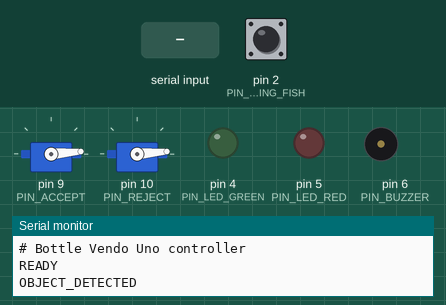
Recording of a program running on a simulated Arduino Uno, built with avr-gcc and run on an emulated ATmega328P. On the bench: 2 × servo, output pins drawn as LEDs (lit = HIGH), buzzer (waves = sounding), the last lines printed to the serial monitor. The inputs (shaded band) are chosen by the test bench; at power-on: pin 2 (PIN_FLYING_FISH) HIGH.

Above: at 1.4 s.
1.5 s: "ACCEPT\n" received over Serial
At 1.57 s:
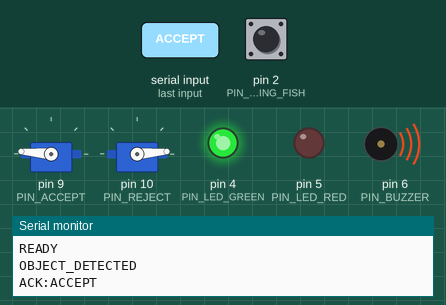
At 2.0 s:
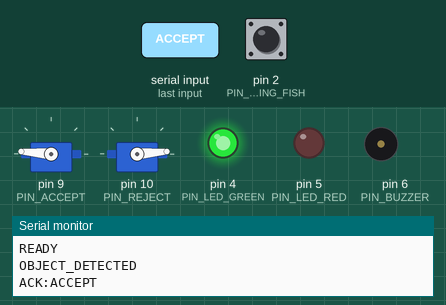
4.5 s: "PING\n" received over Serial
6.0 s: "RESET\n" received over Serial
7.5 s: "REJECT\n" received over Serial
At 8.2 s:
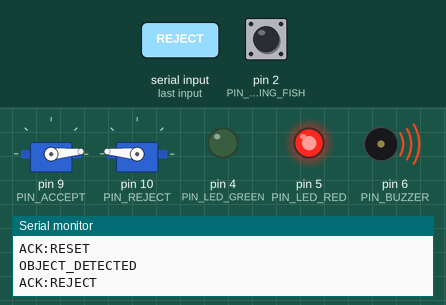
Timing chart, 0 to 10.8 s (numbered marks = the images above; inputs shaded):
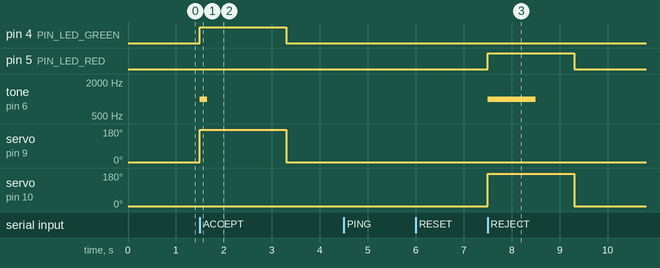

The program:

main.cpp
```cpp
#include <Arduino.h>

#include "config.h"
#include "servos.h"

// =====================================================================
// Bottle Wi-Fi Vendo — Arduino Uno controller
//
//   IDLE --IR blocked+debounced--> OBJECT_DETECTED --send-->  WAITING_FOR_AI
//   WAITING_FOR_AI --rx ACCEPT--> ACCEPTING   --seq done--> COOLDOWN --> IDLE
//   WAITING_FOR_AI --rx REJECT--> REJECTING   --seq done--> COOLDOWN --> IDLE
//   WAITING_FOR_AI --timeout---> REJECTING (fail-safe)
//   any state --rx RESET-------> IDLE
//
// Serial protocol (USB @ 115200, LF-terminated ASCII):
//   Arduino -> Pi : READY | OBJECT_DETECTED | SERVO_COMPLETE | ERROR:<msg>
//                   PONG | ACK:ACCEPT | ACK:REJECT | ACK:RESET
//   Pi -> Arduino : PING | ACCEPT | REJECT | RESET
// Lines beginning with '#' are human-readable debug the Pi ignores.
// =====================================================================

enum class State : uint8_t {
  Idle = 0,
  ObjectDetected,
  WaitingForAi,
  Accepting,
  Rejecting,
  Cooldown,
  Error,
};

static State    g_state = State::Idle;
static String   g_line;
static uint32_t g_aiDeadlineMs = 0;
static uint32_t g_cooldownUntilMs = 0;

// IR debounce / re-arm state
static bool     g_fishLatched = false;
static uint32_t g_blockedSinceMs = 0;
static uint32_t g_rearmAfterMs = 0;

// ---------------- protocol emit helpers ----------------
static void emit(const __FlashStringHelper *msg) { Serial.println(msg); }
static void emitError(const __FlashStringHelper *msg) {
  Serial.print(F("ERROR:"));
  Serial.println(msg);
}
static void comment(const __FlashStringHelper *msg) {
  Serial.print(F("# "));
  Serial.println(msg);
}

// ---------------- IR sensor ----------------
static bool fishBlocked() {
  int v = digitalRead(PIN_FLYING_FISH);
  return FLYING_FISH_ACTIVE_LOW ? (v == LOW) : (v == HIGH);
}

// Returns true once when a debounced, re-armed object insertion is confirmed.
static bool fishTriggered() {
  if ((int32_t)(millis() - g_rearmAfterMs) < 0) {
    return false;
  }
  const uint32_t now = millis();
  if (!fishBlocked()) {
    g_fishLatched = false;
    g_blockedSinceMs = 0;
    return false;
  }
  if (!g_fishLatched) {
    g_fishLatched = true;
    g_blockedSinceMs = now;
    return false;
  }
  if (now - g_blockedSinceMs < FISH_HOLD_MS) {
    return false;
  }
  g_fishLatched = false;
  g_rearmAfterMs = now + FISH_REARM_MS;
  return true;
}

static void goIdle() {
  servosForceIdle();
  g_state = State::Idle;
  g_fishLatched = false;
  g_blockedSinceMs = 0;
}

// ---------------- command handling (Pi -> Arduino) ----------------
static void printStatus() {
  comment(F("STATUS"));
  Serial.print(F("# state="));
  Serial.println((int)g_state);
  Serial.print(F("# ir_raw="));
  Serial.print(digitalRead(PIN_FLYING_FISH));
  Serial.print(F(" blocked="));
  Serial.println(fishBlocked() ? 1 : 0);
  Serial.print(F("# servos_busy="));
  Serial.println(servosBusy() ? 1 : 0);
}

static void handleCommand(String cmd) {
  cmd.trim();
  cmd.toUpperCase();
  if (cmd.length() == 0 || cmd[0] == '#') {
    return;
  }

  if (cmd == "PING") {
    emit(F("PONG"));
    return;
  }

  if (cmd == "RESET") {
    Serial.println(F("ACK:RESET"));
    goIdle();
    return;
  }

  if (cmd == "ACCEPT") {
    if (g_state == State::WaitingForAi) {
      Serial.println(F("ACK:ACCEPT"));
      servosStartAccept();
      g_state = State::Accepting;
    } else {
      emitError(F("STATE"));
    }
    return;
  }

  if (cmd == "REJECT") {
    if (g_state == State::WaitingForAi) {
      Serial.println(F("ACK:REJECT"));
      servosStartReject();
      g_state = State::Rejecting;
    } else {
      emitError(F("STATE"));
    }
    return;
  }

  // ---- debug-only helpers over the same USB serial ----
  if (DEBUG_COMMANDS && (cmd == "TRIGGER" || cmd == "FISH")) {
    if (g_state == State::Idle) {
      g_rearmAfterMs = millis() + FISH_REARM_MS;
      g_state = State::ObjectDetected;
    } else {
      comment(F("not idle"));
    }
    return;
  }
  if (DEBUG_COMMANDS && cmd == "STATUS") {
    printStatus();
    return;
  }
  // Bench test: run a servo sequence from ANY state, bypassing the handshake.
  if (DEBUG_COMMANDS && (cmd == "TESTACCEPT" || cmd == "TESTREJECT")) {
    if (servosBusy()) {
      comment(F("servos busy"));
      return;
    }
    if (cmd == "TESTACCEPT") {
      comment(F("test accept"));
      servosStartAccept();
      g_state = State::Accepting;
    } else {
      comment(F("test reject"));
      servosStartReject();
      g_state = State::Rejecting;
    }
    return;
  }

  // Unknown line: ignore (keeps the protocol robust to noise).
  if (DEBUG_COMMANDS) {
    Serial.print(F("# unknown: "));
    Serial.println(cmd);
  }
}

static void pollLine() {
  while (Serial.available()) {
    char c = (char)Serial.read();
    if (c == '\n' || c == '\r') {
      if (g_line.length()) {
        handleCommand(g_line);
        g_line = "";
      }
    } else if (g_line.length() < SERIAL_LINE_MAX) {
      g_line += c;
    } else {
      g_line = "";  // overflow -> drop line
    }
  }
}

// ---------------- setup / loop ----------------
void setup() {
  Serial.begin(PI_BAUD);
  pinMode(PIN_FLYING_FISH, INPUT_PULLUP);
  servosBegin();
  delay(200);
  comment(F("Bottle Vendo Uno controller"));
  emit(F("READY"));
}

void loop() {
  servosLoop();
  pollLine();

  switch (g_state) {
    case State::Idle:
      if (fishTriggered()) {
        g_state = State::ObjectDetected;
      }
      break;

    case State::ObjectDetected:
      emit(F("OBJECT_DETECTED"));
      g_aiDeadlineMs = millis() + AI_RESPONSE_TIMEOUT_MS;
      g_state = State::WaitingForAi;
      break;

    case State::WaitingForAi:
      if ((int32_t)(millis() - g_aiDeadlineMs) >= 0) {
        emitError(F("AI_TIMEOUT"));  // fail safe: reject so the chute cannot jam
        servosStartReject();
        g_state = State::Rejecting;
      }
      break;

    case State::Accepting:
    case State::Rejecting:
      if (servosConsumeComplete()) {
        emit(F("SERVO_COMPLETE"));
        g_cooldownUntilMs = millis() + COOLDOWN_MS;
        g_state = State::Cooldown;
      }
      break;

    case State::Cooldown:
      // Wait out the cooldown AND for the beam to clear before re-arming.
      if ((int32_t)(millis() - g_cooldownUntilMs) >= 0 && !fishBlocked()) {
        goIdle();
      }
      break;

    case State::Error:
      // Recoverable only via RESET.
      break;
  }
}
```

servos.h
```cpp
#pragma once

#include <Arduino.h>

// Non-blocking servo + LED + buzzer control for the accept/reject sequences.
// A sequence: move dump servo, turn on its LED, beep (short=accept, long=reject),
// hold at dump angle SERVO_HOLD_MS, return to idle, LED off, then report done.
// Call servosLoop() every iteration of loop(); poll servosConsumeComplete()
// to learn when a sequence has just finished (to emit SERVO_COMPLETE).

void servosBegin();

// Start an accept sequence (green LED, short beep, accept servo dump/return).
void servosStartAccept();

// Start a reject sequence (red LED, long beep, reject servo dump/return).
void servosStartReject();

// Drive timing/return-to-idle. Non-blocking; call frequently.
void servosLoop();

// True while a sequence is running (servo not yet returned to idle).
bool servosBusy();

// Returns true exactly once, right after a sequence finishes.
bool servosConsumeComplete();

// Immediately return everything to idle (servos idle, LEDs off, buzzer off).
// Used by RESET and on boot.
void servosForceIdle();
```

servos.cpp
```cpp
#include "servos.h"
#include "config.h"

#include <Servo.h>

static Servo acceptServo;
static Servo rejectServo;

enum class Seq : uint8_t { None = 0, Accept, Reject };

static Seq      g_seq = Seq::None;
static uint32_t g_holdUntilMs = 0;   // when to return servo to idle
static uint32_t g_beepUntilMs = 0;   // when to silence the buzzer
static bool     g_beeping = false;
static bool     g_justCompleted = false;

static void indicatorsOff() {
  digitalWrite(PIN_LED_GREEN, LOW);
  digitalWrite(PIN_LED_RED, LOW);
  noTone(PIN_BUZZER);
  digitalWrite(PIN_BUZZER, LOW);
  g_beeping = false;
}

static void beginBeep(uint32_t durationMs) {
  tone(PIN_BUZZER, BUZZER_HZ);
  g_beeping = true;
  g_beepUntilMs = millis() + durationMs;
}

void servosBegin() {
  pinMode(PIN_LED_GREEN, OUTPUT);
  pinMode(PIN_LED_RED, OUTPUT);
  pinMode(PIN_BUZZER, OUTPUT);
  indicatorsOff();
  acceptServo.attach(PIN_ACCEPT);
  rejectServo.attach(PIN_REJECT);
  servosForceIdle();
}

void servosStartAccept() {
  rejectServo.write(REJECT_IDLE);
  acceptServo.write(ACCEPT_DUMP);
  digitalWrite(PIN_LED_RED, LOW);
  digitalWrite(PIN_LED_GREEN, HIGH);
  beginBeep(ACCEPT_BEEP_MS);
  g_seq = Seq::Accept;
  g_holdUntilMs = millis() + SERVO_HOLD_MS;
}

void servosStartReject() {
  acceptServo.write(ACCEPT_IDLE);
  rejectServo.write(REJECT_DUMP);
  digitalWrite(PIN_LED_GREEN, LOW);
  digitalWrite(PIN_LED_RED, HIGH);
  beginBeep(REJECT_BEEP_MS);
  g_seq = Seq::Reject;
  g_holdUntilMs = millis() + SERVO_HOLD_MS;
}

void servosLoop() {
  // Silence the beep independently of the servo hold.
  if (g_beeping && (int32_t)(millis() - g_beepUntilMs) >= 0) {
    noTone(PIN_BUZZER);
    digitalWrite(PIN_BUZZER, LOW);
    g_beeping = false;
  }

  if (g_seq == Seq::None) {
    return;
  }
  if ((int32_t)(millis() - g_holdUntilMs) < 0) {
    return;  // still holding at dump angle
  }

  // Sequence complete: return servo to idle, clear indicators, flag done.
  if (g_seq == Seq::Accept) {
    acceptServo.write(ACCEPT_IDLE);
  } else {
    rejectServo.write(REJECT_IDLE);
  }
  indicatorsOff();
  g_seq = Seq::None;
  g_justCompleted = true;
}

bool servosBusy() { return g_seq != Seq::None; }

bool servosConsumeComplete() {
  if (!g_justCompleted) {
    return false;
  }
  g_justCompleted = false;
  return true;
}

void servosForceIdle() {
  g_seq = Seq::None;
  g_justCompleted = false;
  acceptServo.write(ACCEPT_IDLE);
  rejectServo.write(REJECT_IDLE);
  indicatorsOff();
}
```

config.h
```cpp
#pragma once

// =====================================================================
// Bottle Wi-Fi Vendo — Arduino Uno firmware configuration
// =====================================================================
// The Arduino is the hardware controller. It senses the inserted object,
// tells the Orange Pi Zero 3 over USB serial, then runs the accept/reject
// servo+LED+buzzer sequence the Pi commands. The Arduino NEVER classifies
// and NEVER touches the network.
//
// Link to Orange Pi: the primary hardware Serial (USB) @ 115200 8N1.
// (The old SoftwareSerial link to the ESP32-CAM has been removed; pins
//  D7/D8 are now free.)
// Protocol + state machine: docs/architecture/02-low-level-architecture.md §5
// =====================================================================

// ---------- Serial link to Orange Pi ----------
static const uint32_t PI_BAUD = 115200;   // must match config.yaml serial.baudrate
static const uint8_t  SERIAL_LINE_MAX = 48;

// ---------- MH-Sensor "Flying Fish" IR sensor (object trigger) ----------
// The rig uses an MH obstacle/reflective IR sensor (single unit), not a true
// two-part break-beam. Both present the same digital "object present" line, so
// the firmware is identical; only mounting differs.
//
// Digital OUT polarity differs between modules. If TRIGGER fires while the
// chute is EMPTY, flip FLYING_FISH_ACTIVE_LOW. Use the "STATUS" debug command
// to read the raw pin. (NOTE: repo README and the previous config disagreed on
// polarity — verify on your bench and set this correctly.)
static const int  PIN_FLYING_FISH = 2;
static const bool FLYING_FISH_ACTIVE_LOW = false;   // false = blocked reads HIGH
static const uint32_t FISH_HOLD_MS  = 80;    // must stay blocked this long (debounce)
static const uint32_t FISH_REARM_MS = 800;   // ignore re-trigger this long after firing

// ---------- Servos (PWM signal only; power from EXTERNAL 5-6V supply) ----------
static const int PIN_ACCEPT = 9;
static const int PIN_REJECT = 10;

// Do NOT assume 0/180 are safe mechanical limits — use tuned idle/dump angles.
static const int ACCEPT_IDLE = 5;
static const int ACCEPT_DUMP = 175;
static const int REJECT_IDLE = 5;
static const int REJECT_DUMP = 175;

// Servo stays at the dump angle this long before returning to idle.
static const uint32_t SERVO_HOLD_MS = 1800;

// ---------- Indicators ----------
// Green LED = accept, Red LED = reject. Buzzer beeps briefly at the start of a
// sequence (LED stays on for the whole sequence). Accept = short, reject = long.
// LED: pin -> 220R -> LED anode, cathode -> GND
// Active buzzer: pin -> buzzer +, buzzer - -> GND
static const int PIN_LED_GREEN = 4;
static const int PIN_LED_RED   = 5;
static const int PIN_BUZZER    = 6;
static const uint16_t BUZZER_HZ = 1000;
static const uint32_t ACCEPT_BEEP_MS = 150;    // short beep
static const uint32_t REJECT_BEEP_MS = 1000;   // long beep

// ---------- State machine timing ----------
// After OBJECT_DETECTED, wait this long for the Pi to reply ACCEPT/REJECT.
// If it never does, fail SAFE by rejecting so the chute cannot jam.
static const uint32_t AI_RESPONSE_TIMEOUT_MS = 8000;
// Ignore the IR sensor this long after a sequence completes (and until the
// beam is clear) so one object cannot trigger twice.
static const uint32_t COOLDOWN_MS = 2000;

// ---------- Debug ----------
// When true, accept human test commands over the same USB serial:
//   TRIGGER    -> simulate an object insertion (no IR needed)
//   STATUS     -> print state + raw IR pin as "# ..." comment lines
//   TESTACCEPT -> run the accept servo sequence from any state
//   TESTREJECT -> run the reject servo sequence from any state
// The Pi ignores lines it does not recognise (esp. those starting with '#').
static const bool DEBUG_COMMANDS = true;
```

Measured:
- after the input at 1.5 s, pin 4 (PIN_LED_GREEN): LOW → HIGH at once, → LOW 1.8 s later; tone on pin 6 (PIN_BUZZER): silent → 1000 Hz at once, → silent 0.15 s later; servo on pin 9 (PIN_ACCEPT): 5° → 175° at once, → 5° 1.8 s later
- after the input at 7.5 s, pin 5 (PIN_LED_RED): LOW → HIGH at once, → LOW 1.8 s later; tone on pin 6 (PIN_BUZZER): silent → 1000 Hz at once, → silent 1.0 s later; servo on pin 10 (PIN_REJECT): 5° → 175° at once, → 5° 1.8 s later
